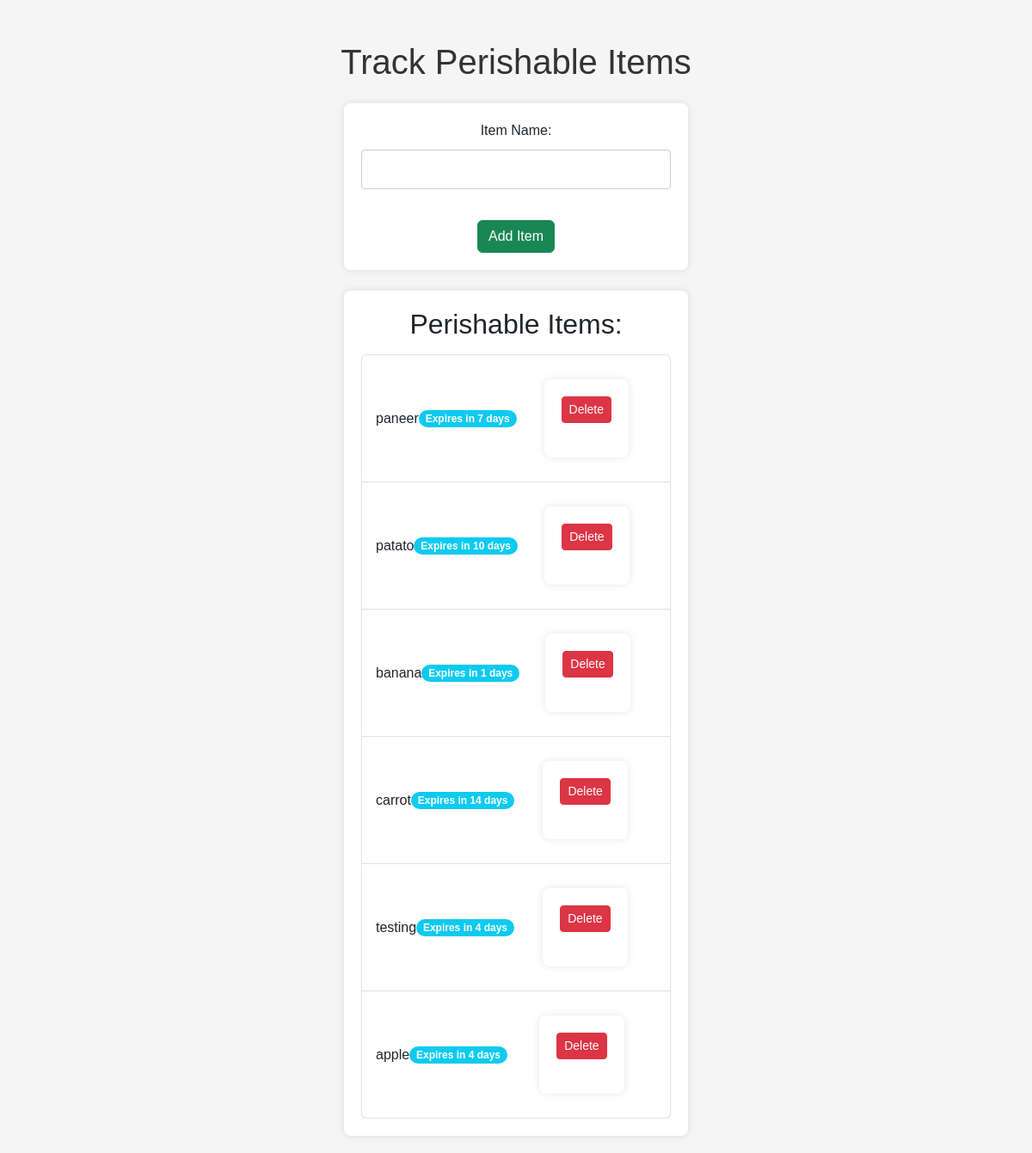
Page /recipes/track/ on the committed database.
### recipes/models.py (models this page shows)
class PerishableItem(models.Model):
    name = models.CharField(max_length=255)
    estimated_expiration_days = models.IntegerField(null=True, blank=True)
    def __str__(self):
        return self.name

### recipes/views.py (the view)
# urls.py: path('track/', track_expiration, name='track_expiration'),
def track_expiration(request):
    if request.method == 'POST':
        form = PerishableItemForm(request.POST)
        if form.is_valid():
            item_name = form.cleaned_data['name']
            a,b=get_expiration_days_from_gpt_and_save(item_name)
            print(a,b)
            PerishableItem.objects.create(name=b, estimated_expiration_days=a)
            messages.success(request, f'Successfully added {item_name} to perishable items.')
            return redirect('track_expiration')
    else:
        form = PerishableItemForm()
    perishable_items = PerishableItem.objects.all()
    print(perishable_items)
    message_template = """
        🌽🥦🍅 Perishable Items Reminder 🍎🥑🍞

        Hello! Here's a reminder for your upcoming perishable items:
        """
    for item in perishable_items:
        message_template += f"- {item.name}\n"
    message_template += """
    Remember to check the expiration dates and use them before they expire! 🕰️

    Note: We will send you a reminder for expired items.

    Thank you! 🙌
    """
    return render(request, 'recipes/track_expiration.html', {'form': form, 'perishable_items': perishable_items})

### recipes/forms.py
class PerishableItemForm(forms.Form):
    name = forms.CharField(label='Item Name')

### recipes/templates/recipes/track_expiration.html (shortened to what this page needs)
<!DOCTYPE html>
<html lang="en">
<head>
    <link href="https://cdn.jsdelivr.net/npm/bootstrap@5.3.0-alpha1/dist/css/bootstrap.min.css" rel="stylesheet">
</head>
<body>
    <div class="container mt-5">
        <h1 class="text-center mb-4">Track Perishable Items</h1>
        <form method="post" id="perishableItemForm" class="mb-4">
            {{ form.as_p }}
            <button type="submit" class="btn btn-success" onclick="showSpinner()">Add Item</button>
        </form>
        {% if perishable_items %}
        <div id="perishableItems">
            <h2 class="mb-3">Perishable Items:</h2>
            <ul class="list-group">
                {% for item in perishable_items %}
                    <li class="list-group-item d-flex justify-content-between align-items-center">
                        {{ item.name }}
                        <span class="badge bg-info rounded-pill">Expires in {{ item.estimated_expiration_days }} days</span>
                        <form method="post" action="{% url 'delete_perishable_item' item.id %}">
                            <input type="submit" class="btn btn-danger btn-sm" value="Delete">
                        </form>
                    </li>
                {% endfor %}
            </ul>
        </div>
    {% endif %}
    </div>
</body>
</html>

### recipes/templates/recipes/track_expiration.html (style rules this page uses)
body { font-family: 'Arial', sans-serif; background-color: #f5f5f5; text-align: center; margin: 0; padding: 0; }
h1 { color: #333; }
form { max-width: 400px; margin: 20px auto; padding: 20px; background-color: #fff; box-shadow: 0 0 10px rgba(0, 0, 0, 0.1); border-radius: 8px; }
label { display: block; margin-bottom: 10px; font-size: 16px; }
input { width: 100%; padding: 10px; margin-bottom: 20px; border: 1px solid #ccc; border-radius: 4px; box-sizing: border-box; }
button { background-color: #4caf50; color: #fff; padding: 12px 20px; font-size: 16px; border: none; border-radius: 4px; cursor: pointer; }
#perishableItems { max-width: 400px; margin: 20px auto; padding: 20px; background-color: #fff; box-shadow: 0 0 10px rgba(0, 0, 0, 0.1); border-radius: 8px; }

### rows in the picture
PerishableItem: name "paneer", estimated_expiration_days "7"
PerishableItem: name "patato", estimated_expiration_days "10"
PerishableItem: name "banana", estimated_expiration_days "1"
PerishableItem: name "carrot", estimated_expiration_days "14"
PerishableItem: name "testing", estimated_expiration_days "4"
PerishableItem: name "apple", estimated_expiration_days "4"
